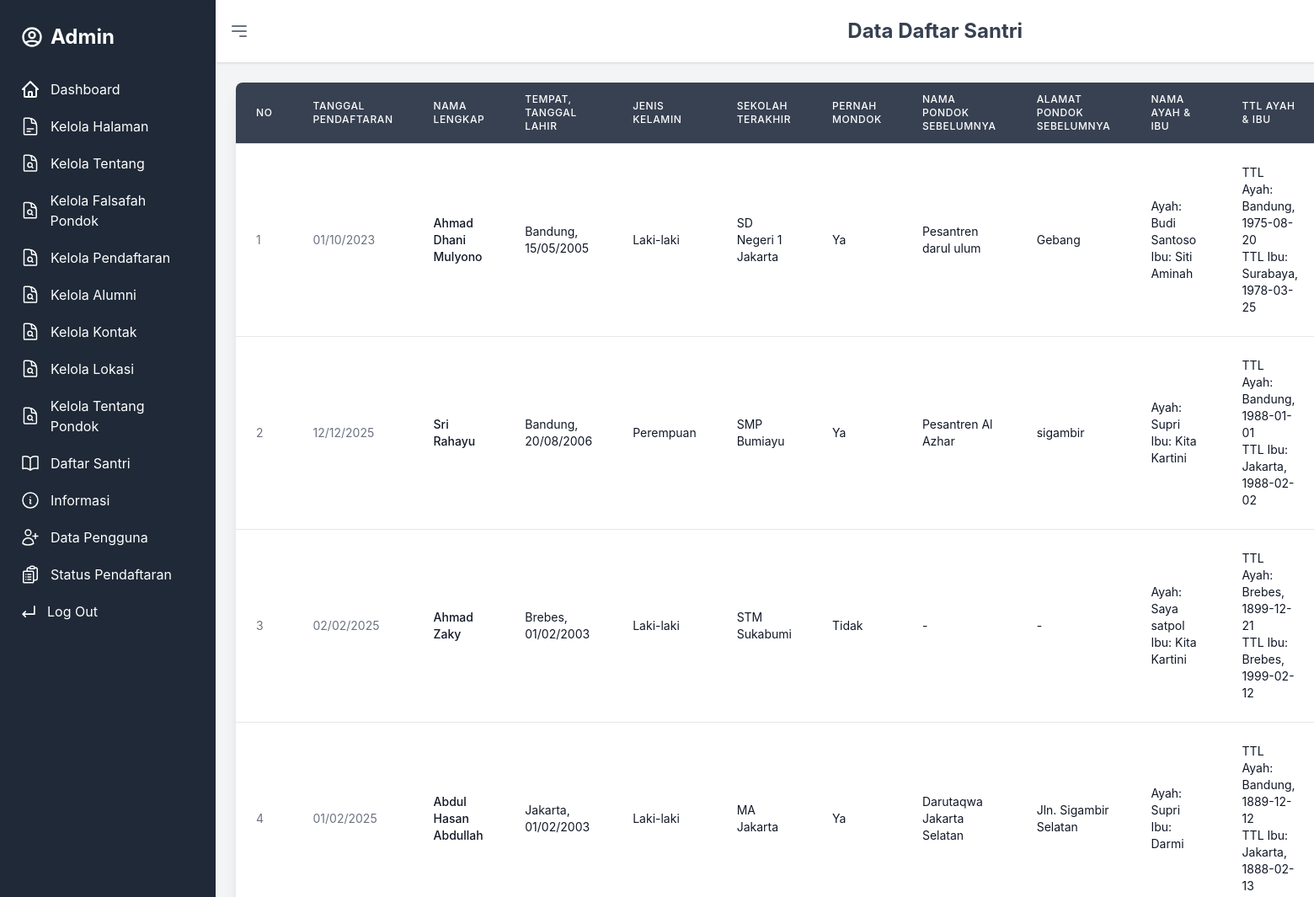
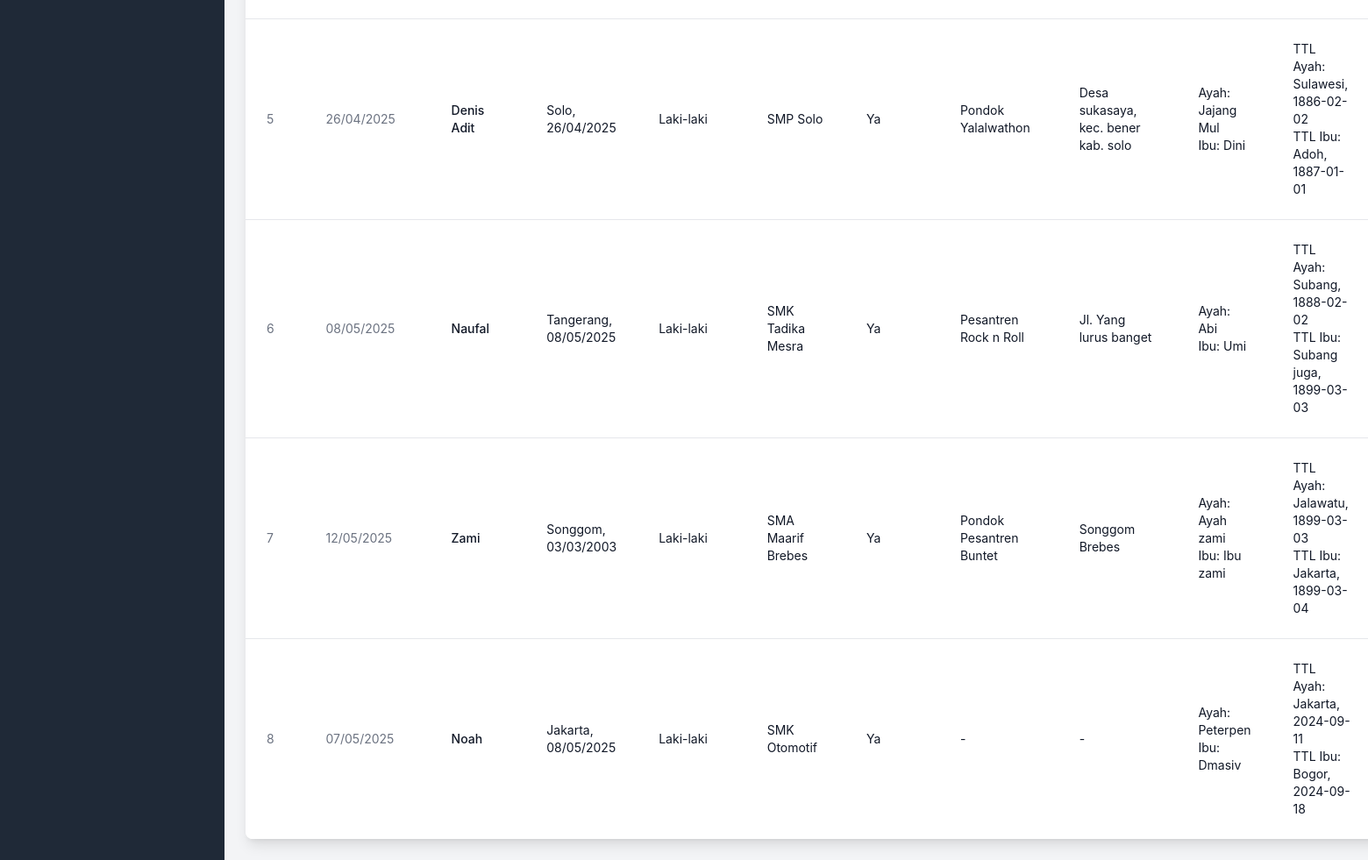
/admin/calon_santri.php (signed in), run on the app's committed database (2 pictures, top to bottom).
### tables this page shows
CREATE TABLE `calon_santri` (
  `id` int(11) NOT NULL,
  `No` int(11) NOT NULL,
  `tanggal_pendaftaran` date NOT NULL,
  `username` varchar(50) DEFAULT NULL,
  `nama_lengkap` varchar(100) NOT NULL,
  `tempat_lahir` varchar(50) NOT NULL,
  `tanggal_lahir` date NOT NULL,
  `alamat_lengkap` text NOT NULL,
  `tinggal_bersama` enum('Orang Tua','Wali','Lainnya') NOT NULL,
  `jenis_kelamin` enum('Laki-laki','Perempuan') NOT NULL,
  `sekolah_terakhir` varchar(100) NOT NULL,
  `pernah_mondok` enum('Ya','Tidak') NOT NULL,
  `nama_pondok_sebelumnya` varchar(100) DEFAULT NULL,
  `alamat_pondok_sebelumnya` text DEFAULT NULL,
  `nama_ayah` varchar(100) NOT NULL,
  `nama_ibu` varchar(100) NOT NULL,
  `tempat_lahir_ayah` varchar(50) NOT NULL,
  `tanggal_lahir_ayah` date NOT NULL,
  `tempat_lahir_ibu` varchar(50) NOT NULL,
  `tanggal_lahir_ibu` date NOT NULL,
  `pekerjaan_ayah` enum('Wiraswasta','Guru','PNS','TNI/POLRI','Pensiunan','Lainnya') NOT NULL,
  `pekerjaan_ibu` enum('Wiraswasta','Guru','PNS','TNI/POLRI','Pensiunan','Lainnya') NOT NULL,
  `penghasilan_ayah` enum('Dibawah 1 Juta','1-3 Juta','3-5 Juta','Di atas 5 Juta') NOT NULL,
  `penghasilan_ibu` enum('Dibawah 1 Juta','1-3 Juta','3-5 Juta','Di atas 5 Juta') NOT NULL,
  `alamat_rumah` text NOT NULL,
  `no_hp_ortu` varchar(15) NOT NULL,
  `created_at` timestamp NOT NULL DEFAULT current_timestamp(),
  `asal_sekolah` varchar(100) DEFAULT NULL,
  `status_pendaftaran` varchar(50) DEFAULT NULL,
  `keterangan` text DEFAULT NULL,
  `email` varchar(100) DEFAULT NULL,
  `user_id` int(11) NOT NULL
);

### admin/calon_santri.php (the view, shortened to what this page needs)
<?php
include '../sidebar.php';
$servername = "localhost";
$username = "root";
$password = "";
$dbname = "ppdb_pondok";
$conn = new mysqli($servername, $username, $password, $dbname);
$sql = "SELECT * FROM calon_santri";
$result = $conn->query($sql);
?>
<!DOCTYPE html>
<html lang="id">
<head>
    <script src="https://cdn.tailwindcss.com"></script>
    <link href="../dist/css/final.css" rel="stylesheet" />
</head>
<body class="bg-gray-50 flex">
    <div class="flex-1">
        <header class="bg-white shadow p-4 flex justify-between items-center">
            <button onclick="toggleSidebar()" class="text-gray-500 focus:outline-none">
                <svg class="w-6 h-6" fill="none" stroke="currentColor" viewBox="0 0 24 24"
                    xmlns="http://www.w3.org/2000/svg">
                    <path stroke-linecap="round" stroke-linejoin="round" stroke-width="2" d="M4 6h16M4 12h16m-7 6h7">
                    </path>
                </svg>
            </button>
            <h2 class="text-2xl font-bold text-gray-700">Data Daftar Santri</h2>
        </header>
        <div class="p-6">
            <?php if ($result->num_rows > 0): ?>
                <div class="bg-white rounded-lg shadow-lg overflow-hidden">
                    <div class="overflow-x-auto">
                        <table class="min-w-full divide-y divide-gray-200">
                            <thead class="bg-gray-700">
                                <tr>
                                    <th class="px-6 py-3 text-left text-xs font-medium text-white uppercase tracking-wider">
                                        No</th>
                                    <th class="px-6 py-3 text-left text-xs font-medium text-white uppercase tracking-wider">
                                        Tanggal Pendaftaran</th>
                                    <th class="px-6 py-3 text-left text-xs font-medium text-white uppercase tracking-wider">
                                        Nama Lengkap</th>
                                    <th class="px-6 py-3 text-left text-xs font-medium text-white uppercase tracking-wider">
                                        Tempat, Tanggal Lahir</th>
                                    <th class="px-6 py-3 text-left text-xs font-medium text-white uppercase tracking-wider">
                                        Jenis Kelamin</th>
                                    <th class="px-6 py-3 text-left text-xs font-medium text-white uppercase tracking-wider">
                                        Sekolah Terakhir</th>
                                    <th class="px-6 py-3 text-left text-xs font-medium text-white uppercase tracking-wider">
                                        Pernah Mondok</th>
                                    <th class="px-6 py-3 text-left text-xs font-medium text-white uppercase tracking-wider">
                                        Nama Pondok Sebelumnya</th>
                                    <th class="px-6 py-3 text-left text-xs font-medium text-white uppercase tracking-wider">
                                        Alamat Pondok Sebelumnya</th>
                                    <th class="px-6 py-3 text-left text-xs font-medium text-white uppercase tracking-wider">
                                        Nama Ayah & Ibu</th>
                                    <th class="px-6 py-3 text-left text-xs font-medium text-white uppercase tracking-wider">
                                        TTL Ayah & Ibu</th>
                                </tr>
                            </thead>
                            <tbody class="bg-white divide-y divide-gray-200" id="dataTable">
                                <?php
                                $no = 1;
                                while ($row = $result->fetch_assoc()): ?>
                                    <tr class="hover:bg-gray-50">
                                        <td class="px-6 py-4 text-sm text-gray-500"><?php echo $no++; ?></td>
                                        <td class="px-6 py-4 text-sm text-gray-500">
                                            <?php echo date('d/m/Y', strtotime($row["tanggal_pendaftaran"])); ?>
                                        </td>
                                        <td class="px-6 py-4 text-sm font-medium text-gray-900 nama">
                                            <?php echo $row["nama_lengkap"]; ?>
                                        </td>
                                        <td class="px-6 py-4 text-sm text-gray-900">
                                            <?php echo $row["tempat_lahir"] . ", " . date('d/m/Y', strtotime($row["tanggal_lahir"])); ?>
                                        </td>
                                        <td class="px-6 py-4 text-sm text-gray-900"><?php echo $row["jenis_kelamin"]; ?></td>
                                        <td class="px-6 py-4 text-sm text-gray-900"><?php echo $row["sekolah_terakhir"]; ?></td>
                                        <td class="px-6 py-4 text-sm text-gray-900"><?php echo $row["pernah_mondok"]; ?></td>
                                        <td class="px-6 py-4 text-sm text-gray-900">
                                            <?php echo $row["nama_pondok_sebelumnya"]; ?>
                                        </td>
                                        <td class="px-6 py-4 text-sm text-gray-900">
                                            <?php echo $row["alamat_pondok_sebelumnya"]; ?>
                                        </td>
                                        <td class="px-6 py-4 text-sm text-gray-900">
                                            <p>Ayah: <?php echo $row["nama_ayah"]; ?></p>
                                            <p>Ibu: <?php echo $row["nama_ibu"]; ?></p>
                                        </td>
                                        <td class="px-6 py-6 text-sm text-gray-900">
                                            <p>TTL Ayah:
                                                <?php echo $row["tempat_lahir_ayah"] . ", " . $row["tanggal_lahir_ayah"]; ?>
                                            </p>
                                            <p>TTL Ibu:
                                                <?php echo $row["tempat_lahir_ibu"] . ", " . $row["tanggal_lahir_ibu"]; ?>
                                            </p>
                                        </td>
                                    </tr>
                                <?php endwhile; ?>
                            </tbody>
                        </table>
                    </div>
                </div>
            <?php else: ?>
                <div class="bg-white rounded-lg shadow-lg p-6 text-center">
                    <p class="text-gray-500">Tidak ada data yang ditemukan.</p>
                </div>
            <?php endif; ?>
        </div>
    </div>
</body>
</html>

### data on the page
calon_santri: tanggal_pendaftaran "01/10/2023", nama_lengkap "Ahmad Dhani Mulyono", tempat_lahir "Bandung", tanggal_lahir "15/05/2005", jenis_kelamin "Laki-laki", sekolah_terakhir "SD Negeri 1 Jakarta", pernah_mondok "Ya", nama_pondok_sebelumnya "Pesantren darul ulum", alamat_pondok_sebelumnya "Gebang", nama_ayah "Budi Santoso", nama_ibu "Siti Aminah", tempat_lahir_ayah "Bandung", tanggal_lahir_ayah "1975-08-20", tempat_lahir_ibu "Surabaya", tanggal_lahir_ibu "1978-03-25"
calon_santri: tanggal_pendaftaran "12/12/2025", nama_lengkap "Sri Rahayu", tempat_lahir "Bandung", tanggal_lahir "20/08/2006", jenis_kelamin "Perempuan", sekolah_terakhir "SMP Bumiayu", pernah_mondok "Ya", nama_pondok_sebelumnya "Pesantren Al Azhar", alamat_pondok_sebelumnya "sigambir", nama_ayah "Supri", nama_ibu "Kita Kartini", tempat_lahir_ayah "Bandung", tanggal_lahir_ayah "1988-01-01", tempat_lahir_ibu "Jakarta", tanggal_lahir_ibu "1988-02-02"
calon_santri: tanggal_pendaftaran "02/02/2025", nama_lengkap "Ahmad Zaky", tempat_lahir "Brebes", tanggal_lahir "01/02/2003", jenis_kelamin "Laki-laki", sekolah_terakhir "STM Sukabumi", pernah_mondok "Tidak", nama_pondok_sebelumnya "-", alamat_pondok_sebelumnya "-", nama_ayah "Saya satpol", nama_ibu "Kita Kartini", tempat_lahir_ayah "Brebes", tanggal_lahir_ayah "1899-12-21", tempat_lahir_ibu "Brebes", tanggal_lahir_ibu "1999-02-12"
calon_santri: tanggal_pendaftaran "01/02/2025", nama_lengkap "Abdul Hasan Abdullah", tempat_lahir "Jakarta", tanggal_lahir "01/02/2003", jenis_kelamin "Laki-laki", sekolah_terakhir "MA Jakarta", pernah_mondok "Ya", nama_pondok_sebelumnya "Darutaqwa Jakarta Selatan", alamat_pondok_sebelumnya "Jln. Sigambir Selatan", nama_ayah "Supri", nama_ibu "Darmi", tempat_lahir_ayah "Bandung", tanggal_lahir_ayah "1889-12-12", tempat_lahir_ibu "Jakarta", tanggal_lahir_ibu "1888-02-13"
calon_santri: tanggal_pendaftaran "26/04/2025", nama_lengkap "Denis Adit", tempat_lahir "Solo", tanggal_lahir "26/04/2025", jenis_kelamin "Laki-laki", sekolah_terakhir "SMP Solo", pernah_mondok "Ya", nama_pondok_sebelumnya "Pondok Yalalwathon", alamat_pondok_sebelumnya "Desa sukasaya, kec. bener kab. solo", nama_ayah "Jajang Mul", nama_ibu "Dini", tempat_lahir_ayah "Sulawesi", tanggal_lahir_ayah "1886-02-02", tempat_lahir_ibu "Adoh", tanggal_lahir_ibu "1887-01-01"
calon_santri: tanggal_pendaftaran "08/05/2025", nama_lengkap "Naufal", tempat_lahir "Tangerang", tanggal_lahir "08/05/2025", jenis_kelamin "Laki-laki", sekolah_terakhir "SMK Tadika Mesra", pernah_mondok "Ya", nama_pondok_sebelumnya "Pesantren Rock n Roll", alamat_pondok_sebelumnya "Jl. Yang lurus banget", nama_ayah "Abi", nama_ibu "Umi", tempat_lahir_ayah "Subang", tanggal_lahir_ayah "1888-02-02", tempat_lahir_ibu "Subang juga", tanggal_lahir_ibu "1899-03-03"
calon_santri: tanggal_pendaftaran "12/05/2025", nama_lengkap "Zami", tempat_lahir "Songgom", tanggal_lahir "03/03/2003", jenis_kelamin "Laki-laki", sekolah_terakhir "SMA Maarif Brebes", pernah_mondok "Ya", nama_pondok_sebelumnya "Pondok Pesantren Buntet", alamat_pondok_sebelumnya "Songgom Brebes", nama_ayah "Ayah zami", nama_ibu "Ibu zami", tempat_lahir_ayah "Jalawatu", tanggal_lahir_ayah "1899-03-03", tempat_lahir_ibu "Jakarta", tanggal_lahir_ibu "1899-03-04"
calon_santri: tanggal_pendaftaran "07/05/2025", nama_lengkap "Noah", tempat_lahir "Jakarta", tanggal_lahir "08/05/2025", jenis_kelamin "Laki-laki", sekolah_terakhir "SMK Otomotif", pernah_mondok "Ya", nama_pondok_sebelumnya "-", alamat_pondok_sebelumnya "-", nama_ayah "Peterpen", nama_ibu "Dmasiv", tempat_lahir_ayah "Jakarta", tanggal_lahir_ayah "2024-09-11", tempat_lahir_ibu "Bogor", tanggal_lahir_ibu "2024-09-18"

### other printed values
$role "Admin"
